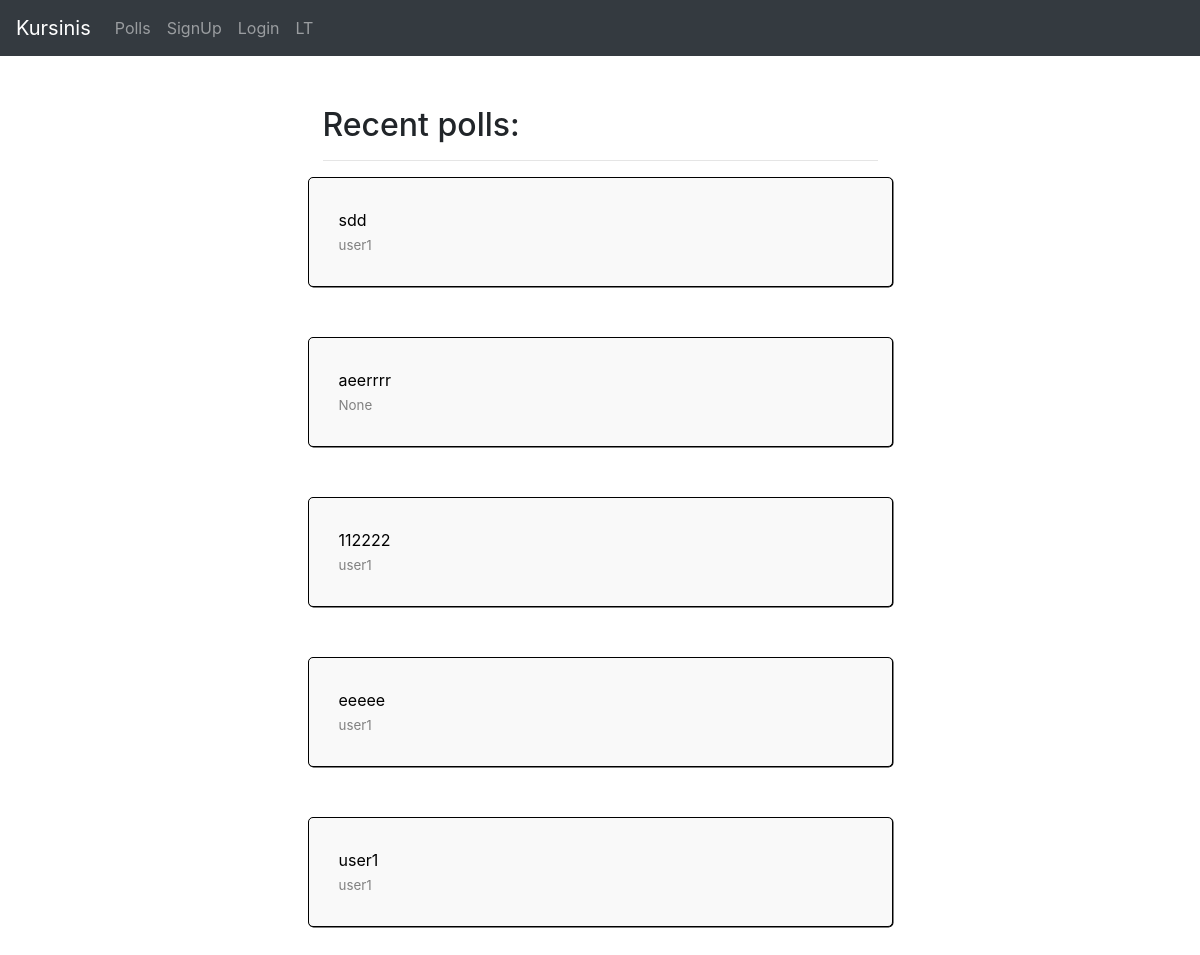
The app's page /, older data.
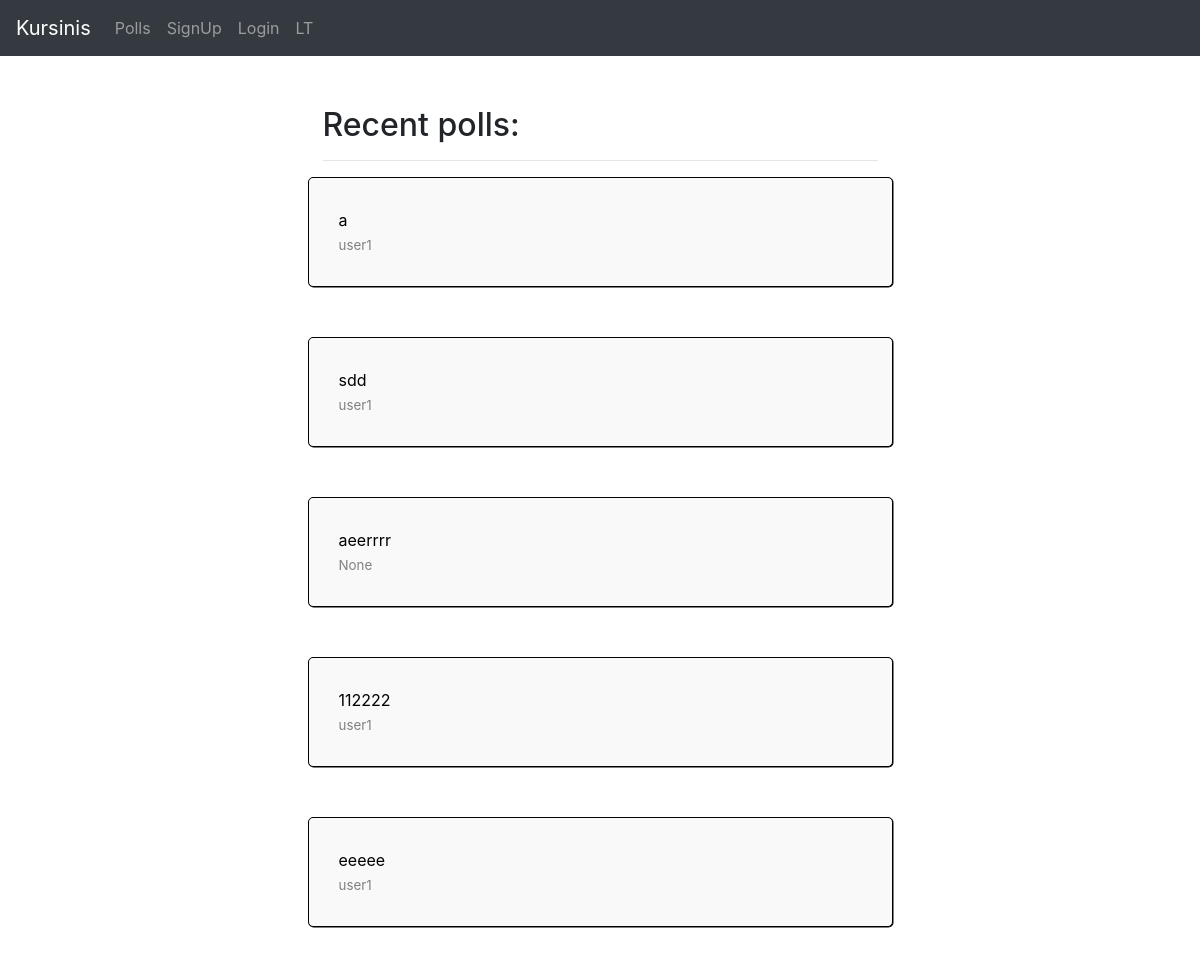
The same page, newer data.
### polls/models.py (models this page shows, shortened)
class Question(models.Model):
    question_text = models.CharField(_("Question text"), max_length=200)
    created_at = models.DateTimeField('date_created_at', auto_now_add=True)
    user = models.ForeignKey(User, on_delete=models.CASCADE, null=True)
    groups = models.ManyToManyField(Group)

### polls/views.py (the view)
# urls.py: path('', views.IndexView.as_view(), name='index'),
class IndexView(generic.ListView):
    template_name = 'polls/index.html'
    context_object_name = 'latest_poll_list'
    def get_queryset(self):
        return Question.objects.order_by('-created_at')[:5]

### kursinis/context_processors.py (called while the page is built)
def language_code(request):
    return {'LANGUAGE_CODE': request.LANGUAGE_CODE}

def language_url(request):
    if request.LANGUAGE_CODE == 'lt':
        return {
            'language_url':
            ""+(request.get_full_path().split('/lt', 2)[1])
        }
    else:
        return {
            'language_url':
                "/lt"+(request.get_full_path())
        }

### polls/templates/polls/index.html
{% extends "website/base.html" %}
{% load i18n %}
{% block content %}
{% load static %}
<link rel="stylesheet" href="{% static 'polls/style.css' %}" type="text/css">
<div class="col mx-auto">
    <div class="mx-auto col-md-6">
        <h2>{% trans "Recent polls" %}:</h2>
        <hr>
    </div>
    {% if latest_poll_list %}
    {% for question in latest_poll_list %}
    <div class="question mx-auto col-md-6">
          <a href="{% url 'polls:detail' question.id %}">
            <div class="question-text">{{ question.question_text }} <br> <span class="question-user-text">{{ question.user }}</span></div>
        </a>
    </div>
    {% endfor %}
{% else %}
    <p>{% trans "No polls are available." %}</p>
{% endif %}
</div>
{% endblock %}

Row changes from the older to the newer data that the page shows:
no longer on this page (row unchanged): Question: question_text "user1", user "user1"
added Question: question_text "a", user "user1"
